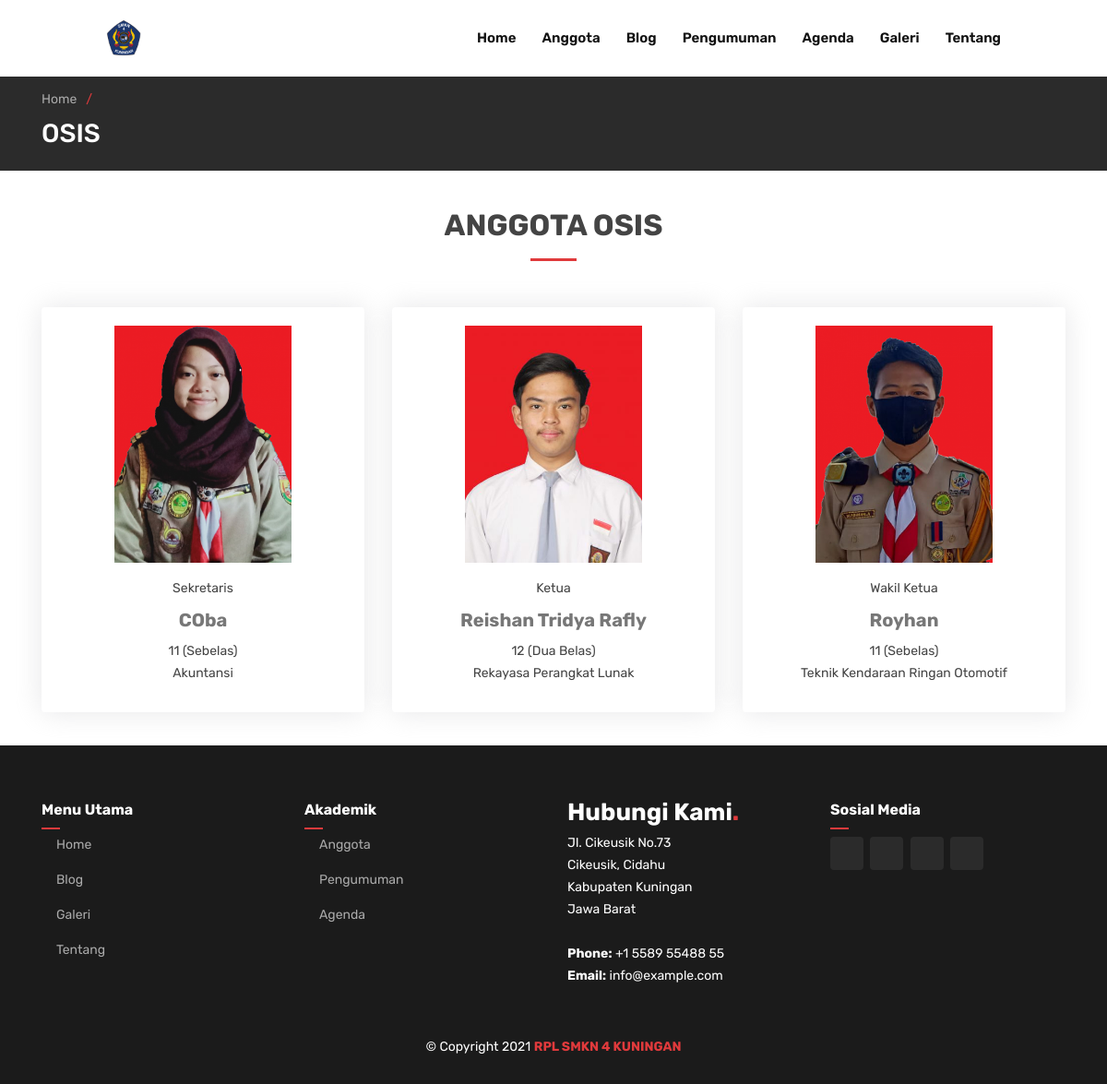
Screenshot of /index.php/anggota_osis with the database file from the repository.
### tables this page shows
CREATE TABLE `pengaturan` (
  `nama` varchar(255) NOT NULL,
  `deskripsi` text NOT NULL,
  `logo` varchar(255) NOT NULL,
  `link_facebook` varchar(255) NOT NULL,
  `link_twitter` varchar(255) NOT NULL,
  `link_instagram` varchar(255) NOT NULL,
  `link_whatsapp` varchar(255) NOT NULL
);

CREATE TABLE `siswa` (
  `siswa_id` int(11) NOT NULL,
  `siswa_nis` varchar(50) DEFAULT NULL,
  `siswa_nama` varchar(50) NOT NULL,
  `siswa_jenis_kelamin` enum('L','P') NOT NULL,
  `siswa_jabatan_id` int(11) NOT NULL,
  `siswa_kelas_id` int(11) NOT NULL,
  `siswa_jurusan_id` int(11) NOT NULL,
  `status` enum('0','1') NOT NULL,
  `siswa_photo` varchar(100) DEFAULT NULL
);

CREATE TABLE `jabatan` (
  `jabatan_id` int(11) NOT NULL,
  `jabatan_nama` varchar(50) NOT NULL
);

CREATE TABLE `kelas` (
  `kelas_id` int(11) NOT NULL,
  `kelas_nama` varchar(20) NOT NULL
);

CREATE TABLE `jurusan` (
  `jurusan_id` int(11) NOT NULL,
  `jurusan_nama` varchar(50) NOT NULL
);

### application/controllers/Anggota_osis.php (called while the page is built, shortened)
<?php
class Anggota_osis extends CI_Controller
{
     function __construct()
     {
          $this->load->model('m_data');
     }
     public function index()
     {
          $data['pengaturan'] = $this->m_data->get_data('pengaturan')->row();
          $this->load->library('pagination');
          $config['base_url'] = site_url('anggota_osis/index');
          $config['total_rows'] = $this->db->count_all('siswa');
          $config['per_page'] = 12;
          $config["uri_segment"] = 3;
          $choice = $config["total_rows"] / $config["per_page"];
          $config["num_links"] = floor($choice);
          $data['page'] = ($this->uri->segment(3)) ? $this->uri->segment(3) : 0;
          $data['meta_keyword'] = $data['pengaturan']->nama;
          $data['meta_description'] = $data['pengaturan']->deskripsi;
          $data['siswa'] = $this->db->query("SELECT siswa.*,kelas_nama,jurusan_nama,jabatan_nama FROM siswa
                                                  JOIN kelas ON siswa_kelas_id = kelas_id
                                                  JOIN jurusan ON siswa_jurusan_id = jurusan_id
                                                  JOIN jabatan ON siswa_jabatan_id = jabatan_id WHERE status='1' ORDER BY siswa_nama ASC LIMIT $config[per_page] OFFSET $data[page]")->result();
          $this->load->view('frontend/v_header', $data);
          $this->load->view('frontend/v_topbar', $data);
          $this->load->view('frontend/v_siswa', $data);
          $this->load->view('frontend/v_footer', $data);
     }
}

### index.php (called while the page is built, shortened)
<?php
require_once BASEPATH.'core/CodeIgniter.php';

### application/models/M_data.php (called while the page is built, shortened)
<?php
class M_data extends CI_Model
{
     public function get_data($table, $nama = null, $order_by = null)
     {
          $this->db->order_by($nama, $order_by);
          return $this->db->get($table);
     }
}

### application/config/config.php (called while the page is built, shortened)
<?php
$config['base_url'] = 'http://localhost/website-osis/';
$config['index_page'] = '';
$config['uri_protocol']     = 'REQUEST_URI';
$config['url_suffix'] = '';
$config['language']     = 'english';
$config['charset'] = 'UTF-8';
$config['enable_hooks'] = FALSE;
$config['subclass_prefix'] = 'MY_';
$config['composer_autoload'] = FALSE;
$config['permitted_uri_chars'] = 'a-z 0-9~%.:_\-';
$config['enable_query_strings'] = FALSE;
$config['controller_trigger'] = 'c';
$config['function_trigger'] = 'm';
$config['directory_trigger'] = 'd';
$config['allow_get_array'] = TRUE;
$config['log_threshold'] = 0;
$config['log_path'] = '';
$config['log_file_extension'] = '';
$config['log_file_permissions'] = 0644;
$config['log_date_format'] = 'Y-m-d H:i:s';
$config['error_views_path'] = '';
$config['cache_path'] = '';
$config['cache_query_string'] = FALSE;
$config['encryption_key'] = 'CMScodeigniter123';
$config['sess_driver'] = 'files';
$config['sess_cookie_name'] = 'ci_session';
$config['sess_expiration'] = 7200;
$config['sess_save_path'] = NULL;
$config['sess_match_ip'] = FALSE;
$config['sess_time_to_update'] = 300;
$config['sess_regenerate_destroy'] = FALSE;
$config['cookie_prefix']     = '';
$config['cookie_domain']     = '';
$config['cookie_path']          = '/';
$config['cookie_secure']     = FALSE;
$config['cookie_httponly']      = FALSE;
$config['standardize_newlines'] = FALSE;
$config['global_xss_filtering'] = FALSE;
$config['csrf_protection'] = FALSE;
$config['csrf_token_name'] = 'csrf_test_name';
$config['csrf_cookie_name'] = 'csrf_cookie_name';
$config['csrf_expire'] = 7200;
$config['csrf_regenerate'] = TRUE;
$config['csrf_exclude_uris'] = array();
$config['compress_output'] = FALSE;
$config['time_reference'] = 'local';
$config['rewrite_short_tags'] = FALSE;
$config['proxy_ips'] = '';

### application/views/frontend/v_siswa.php (the view, shortened to what this page needs)
<main id="main">
     <section class="breadcrumbs">
          <div class="container">
               <ol>
                    <li><a href="<?= base_url() ?>">Home</a></li>
                    <li></li>
               </ol>
               <h2>OSIS</h2>
          </div>
     </section>
     <section id="contact" class="contact blog">
          <div class="container" data-aos="fade-up">
               <div class="section-title">
                    <h2>Anggota OSIS</h2>
               </div>
               <div class="row" data-aos="fade-up" data-aos-delay="100">
                    <?php foreach ($siswa as $s) { ?>
                         <div class="col-lg-4 mb-3">
                              <div class="info-box">
                                   <img src="<?= base_url() . 'gambar/osis/' . $s->siswa_photo ?>" width="55%" class="img-fluid mb-3" alt="">
                                   <p><?= $s->jabatan_nama ?></p>
                                   <h3><?= $s->siswa_nama ?></h3>
                                   <p><?= $s->kelas_nama ?></p>
                                   <p><?= $s->jurusan_nama ?></p>
                              </div>
                         </div>
                    <?php } ?>
               </div>
          </div>
     </section>
</main>

### application/views/frontend/v_header.php (shortened to what this page needs)
<!DOCTYPE html>
<html lang="en">
<head>
     <link href="<?= base_url() ?>assets_frontend/vendor/bootstrap/css/bootstrap.min.css" rel="stylesheet">
     <link href="<?= base_url() ?>assets_frontend/vendor/icofont/icofont.min.css" rel="stylesheet">
     <link href="<?= base_url() ?>assets_frontend/vendor/boxicons/css/boxicons.min.css" rel="stylesheet">
     <link href="<?= base_url() ?>assets_frontend/vendor/owl.carousel/assets/owl.carousel.min.css" rel="stylesheet">
     <link href="<?= base_url() ?>assets_frontend/vendor/remixicon/remixicon.css" rel="stylesheet">
     <link href="<?= base_url() ?>assets_frontend/vendor/venobox/venobox.css" rel="stylesheet">
     <link href="<?= base_url() ?>assets_frontend/vendor/aos/aos.css" rel="stylesheet">
     <link href="<?= base_url() ?>assets_frontend/css/style.css" rel="stylesheet">
</head>
<body>

### application/views/frontend/v_topbar.php
<header id="header" class="fixed-top">
     <div class="container-fluid">
          <div class="row justify-content-center">
               <div class="col-xl-10 d-flex align-items-center">
                    <h1 class="logo mr-auto"><a href="<?= base_url() ?>"><img src="<?= base_url() . 'gambar/website/' . $pengaturan->logo ?>" alt=""></a></h1>
                    <nav class="nav-menu d-none d-lg-block">
                         <ul>
                              <li class="<?= $this->uri->segment(1) == ''  || $this->uri->segment(1) == 'home' ? 'active' : '' ?>">
                                   <a href="<?= base_url() ?>">Home</a>
                              </li>
                              <li class="<?= $this->uri->segment(1) == 'anggota-osis' ? 'active' : '' ?>">
                                   <a href="<?= base_url() ?>anggota-osis">Anggota</a>
                              </li>
                              <li class="<?= $this->uri->segment(1) == 'blog' || $this->uri->segment(1) == 'kategori-blog' || $this->uri->segment(1) == 'search' || $this->uri->segment(1) == 'detail' ? 'active' : '' ?>">
                                   <a href="<?= base_url() ?>blog">Blog</a>
                              </li>
                              <li class="<?= $this->uri->segment(1) == 'pengumuman-kegiatan' ? 'active' : '' ?>">
                                   <a href="<?= base_url() ?>pengumuman-kegiatan">Pengumuman</a>
                              </li>
                              <li class="<?= $this->uri->segment(1) == 'agenda-kegiatan' ? 'active' : '' ?>">
                                   <a href="<?= base_url() ?>agenda-kegiatan">Agenda</a>
                              </li>
                              <li class="<?= $this->uri->segment(1) == 'galeri-foto' ? 'active' : '' ?>">
                                   <a href="<?= base_url() ?>galeri-foto">Galeri</a>
                              </li>
                              <li class="<?= $this->uri->segment(1) == 'tentang' ? 'active' : '' ?>">
                                   <a href="<?= base_url() ?>tentang">Tentang</a>
                              </li>
                         </ul>
                    </nav>
               </div>
          </div>
     </div>
</header>

### application/views/frontend/v_footer.php (shortened to what this page needs)
<footer id="footer">
     <div class="footer-top">
          <div class="container">
               <div class="row justify-content-center">
                    <div class="col-lg-3 col-md-6 footer-links">
                         <h4>Menu Utama</h4>
                         <ul>
                              <li><i class="bx bx-chevron-right"></i> <a href="<?= base_url() ?>">Home</a></li>
                              <li><i class="bx bx-chevron-right"></i> <a href="<?= base_url() ?>blog">Blog</a></li>
                              <li><i class="bx bx-chevron-right"></i> <a href="<?= base_url() ?>galeri-foto">Galeri</a></li>
                              <li><i class="bx bx-chevron-right"></i> <a href="<?= base_url() ?>tentang">Tentang</a></li>
                         </ul>
                    </div>
                    <div class="col-lg-3 col-md-6 footer-links">
                         <h4>Akademik</h4>
                         <ul>
                              <li><i class="bx bx-chevron-right"></i> <a href="<?= base_url() ?>anggota-osis">Anggota</a></li>
                              <li><i class="bx bx-chevron-right"></i> <a href="<?= base_url() ?>pengumuman-kegiatan">Pengumuman</a></li>
                              <li><i class="bx bx-chevron-right"></i> <a href="<?= base_url() ?>agenda-kegiatan">Agenda</a></li>
                         </ul>
                    </div>
                    <div class="col-lg-3 col-md-6 footer-contact">
                         <h3>Hubungi Kami<span>.</span></h3>
                         <p>
                              Jl. Cikeusik No.73<br>
                              Cikeusik, Cidahu<br>
                              Kabupaten Kuningan<br>
                              Jawa Barat<br><br>
                              <strong>Phone:</strong> +1 5589 55488 55<br>
                              <strong>Email:</strong> info@example.com<br>
                         </p>
                    </div>
                    <div class="col-lg-3 col-md-6 footer-contact">
                         <h4>Sosial Media</h4>
                         <div class="social-links">
                              <a href="<?= $pengaturan->link_twitter ?>" target="_blank" class="twitter"><i class="bx bxl-twitter"></i></a>
                              <a href="<?= $pengaturan->link_facebook ?>" target="_blank" class="facebook"><i class="bx bxl-facebook"></i></a>
                              <a href="<?= $pengaturan->link_instagram ?>" target="_blank" class="instagram"><i class="bx bxl-instagram"></i></a>
                              <a href="<?= $pengaturan->link_whatsapp ?>" target="_blank" class="google-plus"><i class="bx bxl-whatsapp"></i></a>
                         </div>
                    </div>
                    <div class="copyright mt-4">
                         &copy; Copyright <?= date('Y') ?> <a href="https://rpl.smkn4kng.sch.id/" target="_blank"><strong><span>RPL SMKN 4 KUNINGAN</span></strong></a>
                    </div>
               </div>
          </div>
     </div>
</footer>
</body>
</html>

### assets_frontend/css/style.css (style rules this page uses)
body { font-family: 'Rubik', sans-serif; color: #444444; }
a { color: #e03a3c; }
h1, h2, h3, h4, h5, h6 { font-family: 'Rubik', sans-serif; }
#header { background: #fff; transition: all 0.5s; z-index: 997; padding: 20px 0; }
#header .logo { font-size: 32px; margin: 0; padding: 0; line-height: 1; font-weight: 600; font-family: 'Rubik', sans-serif; }
#header .logo a { color: #111111; }
#header .logo img { max-height: 40px; }
.nav-menu ul { margin: 0; padding: 0; list-style: none; }
.nav-menu>ul { display: flex; }
.nav-menu>ul>li { position: relative; white-space: nowrap; padding: 10px 0 10px 28px; }
.nav-menu a { display: block; position: relative; color: #111111; transition: 0.3s; font-size: 15px; font-weight: 600; font-family: 'Rubik', sans-serif; }
.mobile-nav { position: fixed; top: 55px; right: 15px; bottom: 15px; left: 15px; z-index: 9999; overflow-y: auto; background: #fff; transition: ease-in-out 0.2s; opacity: 0; visibility: hidden; border-radius: 10px; padding: 10px 0; }
.mobile-nav * { margin: 0; padding: 0; list-style: none; }
.mobile-nav a { display: block; position: relative; color: #111111; padding: 10px 20px; font-weight: 500; outline: none; }
section { padding: 60px 0; overflow: hidden; position: relative; }
.section-title { text-align: center; padding-bottom: 30px; position: relative; }
.section-title h2 { font-size: 32px; font-weight: bold; text-transform: uppercase; margin-bottom: 20px; padding-bottom: 20px; position: relative; }
.section-title h2::after { content: ''; position: absolute; display: block; width: 50px; height: 3px; background: #e03a3c; bottom: 0; left: calc(50% - 25px); }
.breadcrumbs { padding: 15px 0; background: #2b2b2b; min-height: 40px; margin-top: 82px; color: #fff; }
.breadcrumbs h2 { font-size: 28px; font-weight: 500; }
.breadcrumbs ol { display: flex; flex-wrap: wrap; list-style: none; padding: 0 0 10px 0; margin: 0; font-size: 14px; }
.breadcrumbs ol a { color: #aaaaaa; }
.breadcrumbs ol li+li { padding-left: 10px; }
.breadcrumbs ol li+li::before { display: inline-block; padding-right: 10px; color: #e03a3c; content: "/"; }
.contact .info-box { color: #444444; text-align: center; box-shadow: 0 0 30px rgba(214, 215, 216, 0.6); padding: 20px 0 30px 0; border-radius: 4px; }
.contact .info-box h3 { font-size: 20px; color: #777777; font-weight: 700; margin: 10px 0; }
.contact .info-box p { padding: 0; line-height: 24px; font-size: 14px; margin-bottom: 0; }
.blog { padding: 40px 0 20px 0; }
#footer { color: #fff; font-size: 14px; background: #111111; }
#footer .footer-top { padding: 60px 0 30px 0; background: #1b1b1b; }
#footer .footer-top .footer-contact { margin-bottom: 30px; }
#footer .footer-top .footer-contact h3 { font-size: 26px; line-height: 1; font-weight: 700; }
#footer .footer-top .footer-contact h3 span { color: #e03a3c; }
#footer .footer-top .footer-contact p { font-size: 14px; line-height: 24px; margin-bottom: 0; font-family: 'Rubik', sans-serif; }
#footer .footer-top h4 { font-size: 16px; font-weight: bold; position: relative; padding-bottom: 12px; }
#footer .footer-top h4::after { content: ''; position: absolute; display: block; width: 20px; height: 2px; background: #e03a3c; bottom: 0; left: 0; }
#footer .footer-top .footer-links { margin-bottom: 30px; }
#footer .footer-top .footer-links ul { list-style: none; padding: 0; margin: 0; }
#footer .footer-top .footer-links ul i { padding-right: 2px; color: white; font-size: 18px; line-height: 1; }
#footer .footer-top .footer-links ul li { padding: 10px 0; display: flex; align-items: center; }
#footer .footer-top .footer-links ul li:first-child { padding-top: 0; }
#footer .footer-top .footer-links ul a { color: #aaaaaa; transition: 0.3s; display: inline-block; line-height: 1; }
#footer .social-links a { font-size: 18px; display: inline-block; background: #2b2b2b; color: #fff; line-height: 1; padding: 8px 0; margin-right: 4px; border-radius: 4px; text-align: center; width: 36px; height: 36px; transition: 0.3s; }

### rows the page displays
pengaturan: logo (picture)
siswa: siswa_photo (picture), siswa_jabatan.jabatan_nama "Sekretaris", siswa_nama "COba", siswa_kelas.kelas_nama "11 (Sebelas)", siswa_jurusan.jurusan_nama "Akuntansi"
siswa: siswa_photo (picture), siswa_jabatan.jabatan_nama "Ketua", siswa_nama "Reishan Tridya Rafly", siswa_kelas.kelas_nama "12 (Dua Belas)", siswa_jurusan.jurusan_nama "Rekayasa Perangkat Lunak"
siswa: siswa_photo (picture), siswa_jabatan.jabatan_nama "Wakil Ketua", siswa_nama "Royhan", siswa_kelas.kelas_nama "11 (Sebelas)", siswa_jurusan.jurusan_nama "Teknik Kendaraan Ringan Otomotif"
